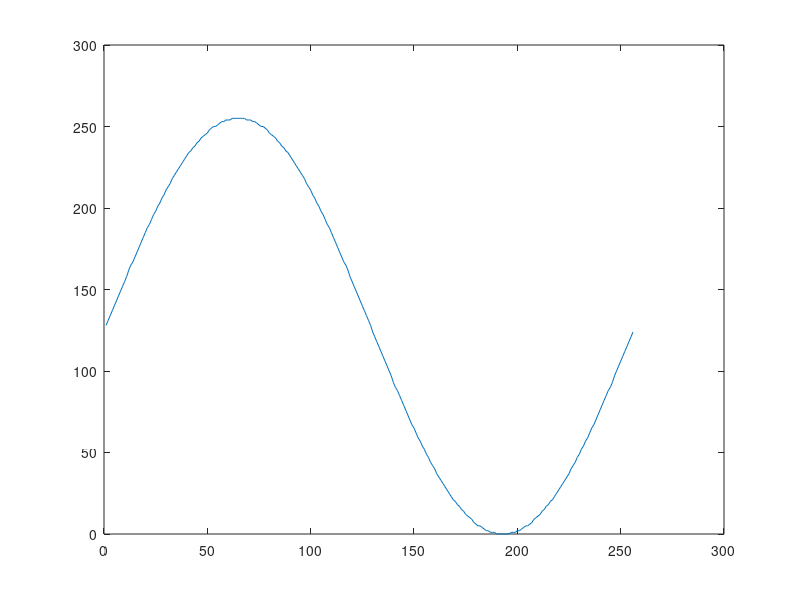

This figure's MATLAB source:
clear; 
close all; 
clc; 


i = 0:255;
A = i * (2 * pi / 256);

y = round(127.5 * sin(A) + 127.5)

fid = fopen('sine.hex', 'w');

for k = 1:256
    hex_value = dec2hex(y(k), 2);
    fprintf(fid, '%s\n', hex_value);
end
plot(y)
